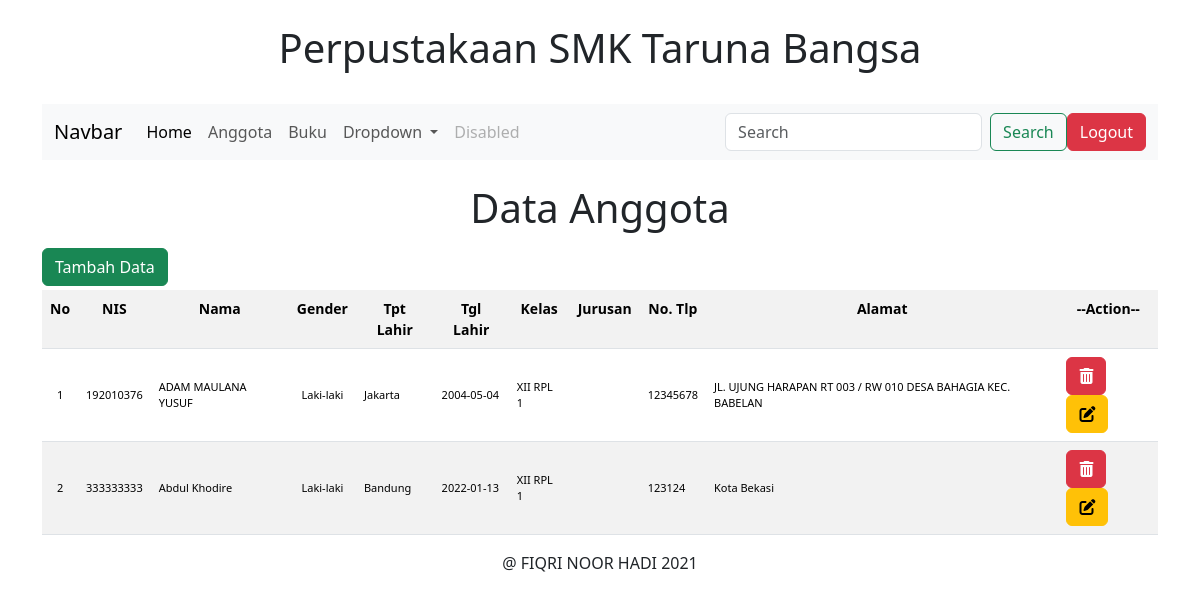
The page /dashboard.php?page=anggota (signed in) on the database its author committed.
### tables this page shows
CREATE TABLE `anggota` (
  `id_anggota` int(11) NOT NULL,
  `nis` varchar(20) NOT NULL,
  `nama` varchar(50) NOT NULL,
  `jk` char(1) NOT NULL,
  `tempat_lahir` varchar(30) NOT NULL,
  `tanggal_lahir` date NOT NULL,
  `id_kelas` int(11) NOT NULL,
  `id_jurusan` int(11) NOT NULL,
  `nomor_telepon` varchar(15) NOT NULL,
  `alamat` text NOT NULL
);

CREATE TABLE `kelas` (
  `id_kelas` int(11) NOT NULL,
  `nama_kelas` varchar(10) NOT NULL
);

### anggota.php (the view, shortened to what this page needs)
<?php
    if ($_SESSION['jabatan']=='petugas') {
?>
<center><h1 class="mt-4 mb-3">Data Anggota</h1></center>
<button type="button" class="btn btn-success mb-1" data-bs-toggle="modal" data-bs-target="#tambahanggota">
  Tambah Data
</button>
<table class="table table-striped table-hover">
    <tr class="text-center">
        <th>No</th>
        <th>NIS</th>
        <th>Nama</th>
        <th>Gender</th>
        <th>Tpt Lahir</th>
        <th>Tgl Lahir</th>
        <th>Kelas</th>
        <th>Jurusan</td>
        <th>No. Tlp</th>
        <th>Alamat</th>
        <th>--Action--</th>
    </tr>
    <?php
        $querybaru = mysqli_query($konek,"SELECT anggota.nis, anggota.nama, anggota.jk,
        anggota.tempat_lahir, anggota.tanggal_lahir, anggota.id_kelas, anggota.id_jurusan,
        anggota.nomor_telepon, anggota.alamat, kelas.nama_kelas, jurusan.nama_jurusan
        FROM anggota
        JOIN kelas ON anggota.id_kelas = kelas.id_kelas
        JOIN jurusan ON anggota.id_jurusan = jurusan.id_jurusan");
        $no = 1;
        foreach ($querybaru as $row) {
    ?>
    <tr style="font-size: 11px; table-layout: fixed">
        <td align="center" valign="middle"><?php echo $no; ?></td>
        <td valign="middle"><?php echo $row['nis']; ?></td>
        <td valign="middle"><?php echo $row['nama']; ?></td>
        <td align="center" valign="middle"><?php echo $row['jk']=="L"?"Laki-laki":"Perempuan"; ?></td>
        <td valign="middle"><?php echo $row['tempat_lahir']; ?></td>
        <td valign="middle"><?php echo $row['tanggal_lahir']; ?></td>
        <td valign="middle">
            <?php
               echo $row['nama_kelas'];
            ?>
        </td>
        <td valign="middle">
        </td>
        <td valign="middle"><?php echo $row['nomor_telepon']; ?></td>
        <td valign="middle"><?php echo $row['alamat']; ?></td>
        <td valign="middle">
            <a href="?page=anggota-delete&delete=&id=<?php echo $row['id_anggota'];?>">
                <button class="btn btn-danger"><i class="fas fa-trash-alt"></i></button>
            </a>
            <a href="?page=anggota-edit&edit=&id=<?php echo $row['id_anggota'];?>">
                <button class="btn btn-warning"><i class="fas fa-edit"></i></button>
            </a>
        </td>
    </tr>
    <?php
    $no++;
    }
    ?>
</table>
<?php
}
?>

### dashboard.php (shortened to what this page needs)
<?php
if ($_SESSION['jabatan']=="petugas") {
    include('koneksi.php');
?>
<!DOCTYPE html>
<html lang="en">
<head>
    <link rel="stylesheet" href="bootstrap-5.1.3-dist/css/bootstrap.min.css">
    <link rel="stylesheet" href="fontawesome-free-5.15.4-web/css/all.min.css">
</head>
<body>
    <div class="container">
        <div class="row">
            <div class="col">
                <br>
                <h1><center>Perpustakaan SMK Taruna Bangsa</center></h1>
                <br>
            </div>
        </div>
        <div class="row">
            <div class="col">
                <nav class="navbar navbar-expand-lg navbar-light bg-light">
                    <div class="container-fluid">
                        <a class="navbar-brand" href="#">Navbar</a>
                        <div class="collapse navbar-collapse" id="navbarSupportedContent">
                        <ul class="navbar-nav me-auto mb-2 mb-lg-0">
                            <li class="nav-item">
                                <a class="nav-link active" aria-current="page" href="/perpustakaan/dashboard.php">Home</a>
                            </li>
                            <li class="nav-item">
                                <a class="nav-link" href="?page=anggota">Anggota</a>
                            </li>
                            <li class="nav-item">
                                <a class="nav-link" href="?page=buku">Buku</a>
                            </li>
                            <li class="nav-item dropdown">
                                <a class="nav-link dropdown-toggle" href="#" id="navbarDropdown" role="button" data-bs-toggle="dropdown" aria-expanded="false">
                                    Dropdown
                                </a>
                            </li>
                            <li class="nav-item">
                                <a class="nav-link disabled">Disabled</a>
                            </li>
                        </ul>
                        <form class="d-flex">
                            <input class="form-control me-2" type="search" placeholder="Search" aria-label="Search">
                            <button class="btn btn-outline-success" type="submit">Search</button>
                        </form>
                        <a href="?page=logout"><button class="btn btn-danger">Logout</button></a>
                        </div>
                    </div>
                </nav>
            </div>
        </div>
        <div class="row">
            <div class="col-12">
                <?php
                if(isset($_GET['page'])){
                    if ($_GET['page']=="anggota") {
                        include('anggota.php');
                    }elseif($_GET['page']=="anggota-delete"){
                        include('anggota-delete.php');
                    }elseif($_GET['page']=="anggota-insert"){
                        include('anggota-insert.php');
                    }elseif($_GET['page']=="anggota-edit"){
                        include('anggota-edit.php');
                    }elseif($_GET['page']=="anggota-edit-proses"){
                        include('anggota-edit-proses.php');
                    }elseif($_GET['page']=="logout"){
                        include('logout.php');
                    }else{
                        echo "<h1>Halaman yang anda cari tidak ditemukan!";
                    }
                }else{
                    echo "<br><br><center><h1>Selamat Datang Administrator</h1></center><br><br>";
                }
                ?>
            </div>
        </div>
        <div class="row">
            <div class="col">
                <center>@ FIQRI NOOR HADI 2021</center>
            </div>
        </div>
    </div>
</body>
</html>
<?php
}
else
{
    ?>
    <script>
    window.location.href='index.php';
    </script>
    <?php
}
?>

### dashboard.php (style rules this page uses)
table { max-width: 100%; font-size : 14px; }

### rows shown on the page
anggota: nis "192010376", nama "ADAM MAULANA YUSUF", jk "Laki-laki", tempat_lahir "Jakarta", tanggal_lahir "2004-05-04", id_kelas.nama_kelas "XII RPL 1", nomor_telepon "12345678", alamat "JL. UJUNG HARAPAN RT 003 / RW 010 DESA BAHAGIA KEC. BABELAN"
anggota: nis "333333333", nama "Abdul Khodire", jk "Laki-laki", tempat_lahir "Bandung", tanggal_lahir "2022-01-13", id_kelas.nama_kelas "XII RPL 1", nomor_telepon "123124", alamat "Kota Bekasi"
